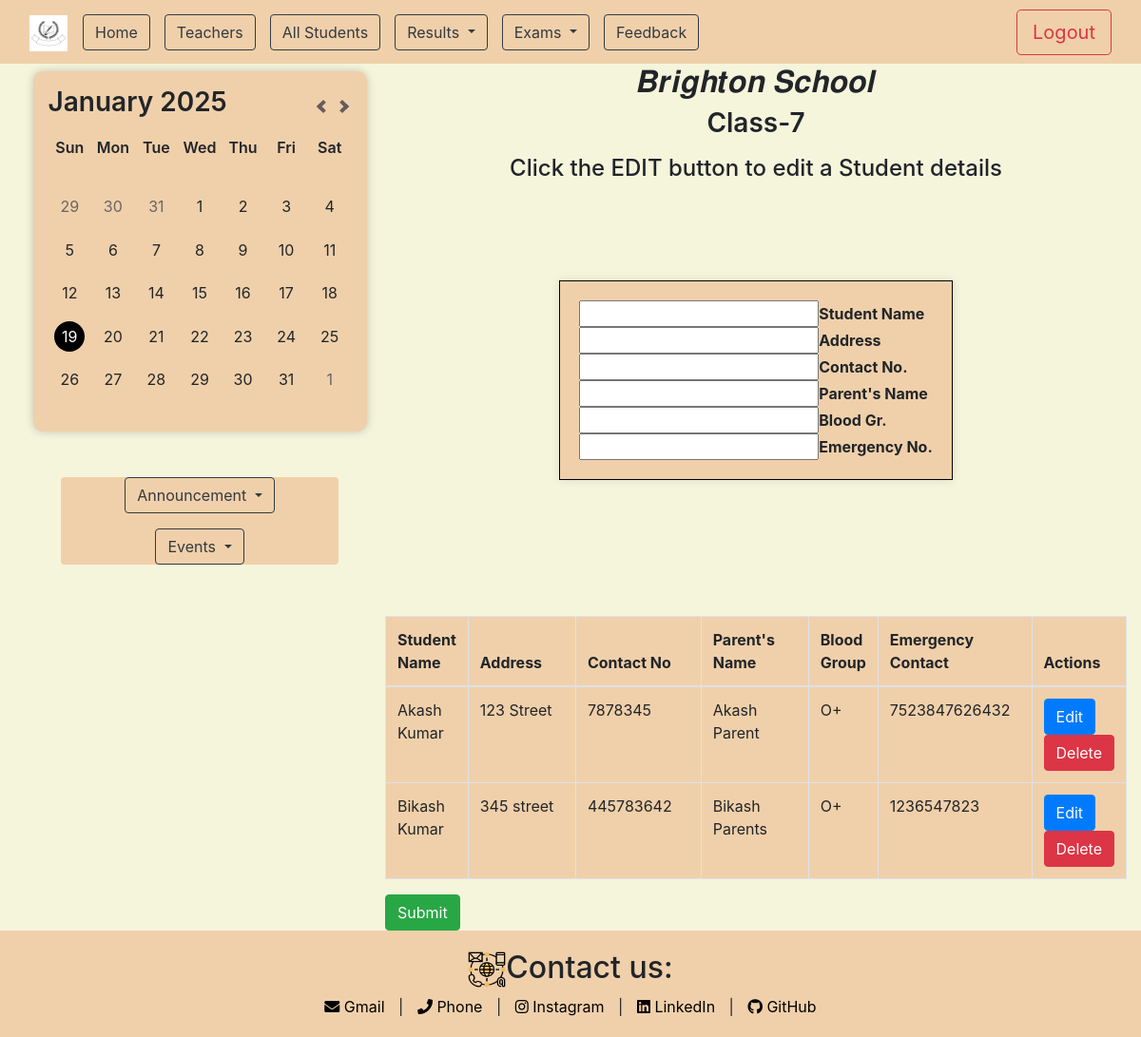
Page /class/seven/ on the earlier database version.
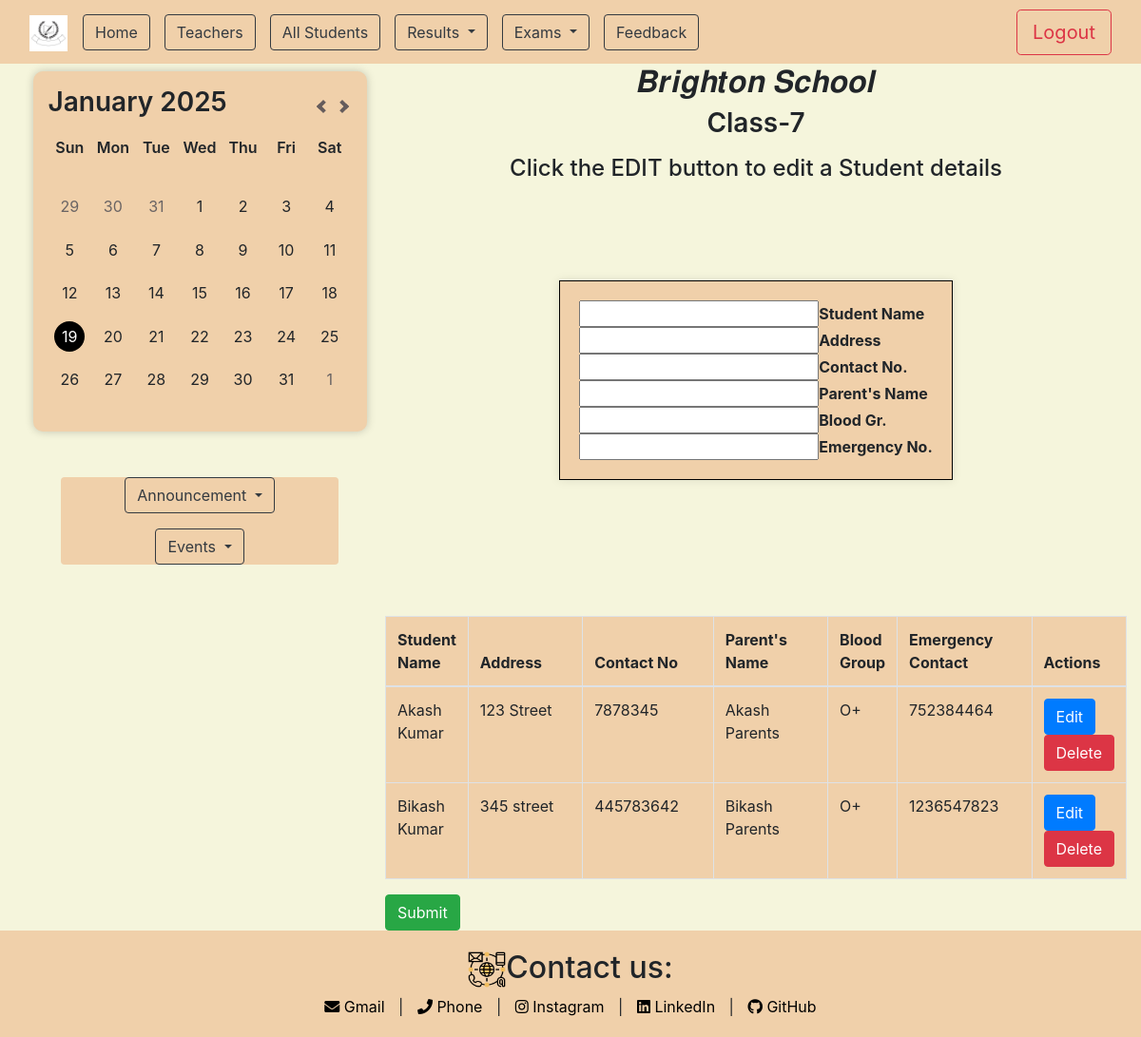
Same page on the later database version.
### app/models.py (models this page shows)
class Student(models.Model):
    class_name = models.ForeignKey(all_students, on_delete=models.CASCADE, related_name='students',null=True,blank=True)
    st_name=models.CharField(max_length=100)
    address=models.CharField(max_length=400)
    contact_no=models.IntegerField(null=True)
    parents_names=models.CharField(max_length=400)
    blood_gr=models.CharField(max_length=10)
    emergency=models.IntegerField(null=True)

### app/views.py (the view, shortened to what this page needs)
# urls.py: path('class/<slug:slug>/',views.class_students,name="class_students"),
def class_students(request, slug):
    class_instance = get_object_or_404(all_students, slug=slug)
    students = Student.objects.filter(class_name=class_instance)
    form = StudentForm()
    context = {'students': students, 'class_instance': class_instance, 'form': form}
    return render(request, 'app/students.html', context)

### app/forms.py
class StudentForm(forms.ModelForm):
    class Meta:
        model=Student
        fields = ['st_name', 'address', 'contact_no', 'parents_names', 'blood_gr', 'emergency']

### app/templates/app/students.html (shortened to what this page needs)
{% extends "base.html" %}
{% load static %}
{% block content %}
<div class="col-lg-8 col-md-8 col-sm-12 main-content">
    <h2 class="text-center">𝑩𝒓𝒊𝒈𝒉𝒕𝒐𝒏 𝑺𝒄𝒉𝒐𝒐𝒍</h2>
    <h3 class="text-center mb-3">{{ class_instance.class_name }}</h3>
    <form id="studentForm" method="POST" novalidate>
        <h4 class="text-center fw-bolder">Click the EDIT button to edit a Student details</h4>
        <div class="container d-flex justify-content-center align-items-center" style="min-height: 50vh; min-width: 50vw;">
            <div class="box_clr" style="border: 1px solid #000; padding: 20px; box-shadow: 0 0 10px rgba(0, 0, 0, 0.1);">
                <input type="text" name="st_name" id="id_st_name" value=""><strong>Student Name</strong>
                <div><input type="text" name="address" id="id_address" value=""><strong>Address</strong></div>
                <div><input type="text" name="contact_no" id="id_contact_no" value=""><strong>Contact No.</strong></div>
                <div><input type="text" name="parents_names" id="id_parents_names" value=""><strong>Parent's Name</strong></div>
                <div><input type="text" name="blood_gr" id="id_blood_gr" value=""><strong>Blood Gr.</strong></div>
                <input type="text" name="emergency" id="id_emergency" value=""><strong>Emergency No.</strong>
            </div>
        </div>
        <table class="table table-bordered rounded box_clr mt-5">
            <thead>
                <tr>
                    <th>Student Name</th>
                    <th class="address-col">Address</th>
                    <th class="address-col">Contact No</th>
                    <th class="address-col">Parent's Name</th>
                    <th>Blood Group</th>
                    <th class="address-col">Emergency Contact</th>
                    <th>Actions</th>
                </tr>
            </thead>
            <tbody>
                {% for student in students %}
                <tr id="student-{{ student.id }}">
                    <td>{{ student.st_name }}</td>
                    <td>{{ student.address }}</td>
                    <td>{{ student.contact_no }}</td>
                    <td>{{ student.parents_names }}</td>
                    <td>{{ student.blood_gr }}</td>
                    <td>{{ student.emergency }}</td>
                    <td>
                        <button type="button" class="btn btn-primary edit-btn" data-id="{{ student.id }}">Edit</button>
                        <button type="button" class="btn btn-danger delete-btn" data-id="{{ student.id }}">Delete</button>
                    </td>
                </tr>
                {% endfor %}
            </tbody>
        </table>
        <button type="submit" class="btn btn-success">Submit</button>
    </form>
</div>
{% endblock content %}

Differences in the rows shown:
changed Student "Akash Kumar": parents_names "Akash Parent" → "Akash Parents"; emergency "7523847626432" → "752384464"
